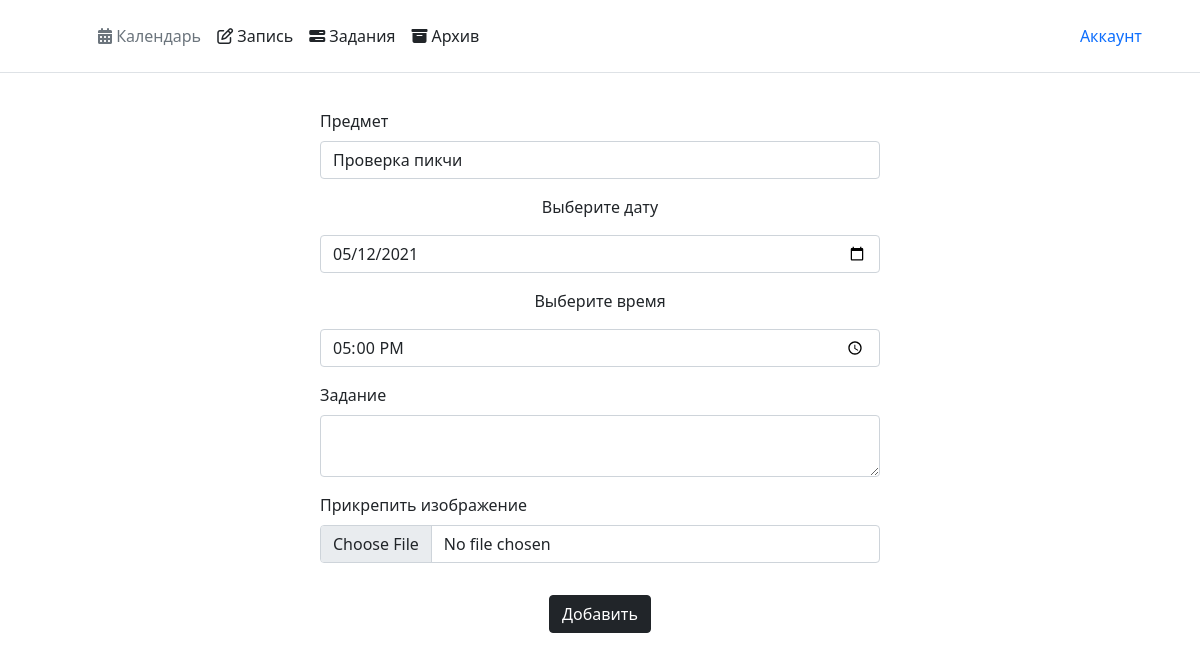
Screenshot of /edit/1 (signed in) with the database file from the repository.
### tables/user.py (models this page shows, shortened)
class Tables(SqlAlchemyBase):
    __tablename__ = 'homework'
    id = Column(Integer, primary_key=True, unique=True)
    owner_id = Column(Integer, ForeignKey('users.id'))
    day = Column(Date, nullable=False)
    time = Column(Time, nullable=False)
    title = Column(String, nullable=False)
    homework_text = Column(Text, nullable=True)  # Вы спросите, почему Homework_text а не просто text.
    homework_img = relationship('Image')  # Ответ прост - мы тупые
    completed = Column(Boolean, default=False)
    active = Column(Boolean, default=True)

### main.py (the view)
@app.route("/edit/<id>", methods=["GET", "POST"])
@login_required
def edit(id):
    db_sess = db_session.create_session()
    form = HomeworkForm()
    table = db_sess.query(Tables).get(id)
    if table and table.owner_id == current_user.id:
        if request.method == "GET":
            record = table
            return render_template("edit_homework.html", title="Редактирование", form=form,
                                   table=record)
        if request.method == "POST":
            record = db_sess.query(Tables).get(id)
            homework_edit(form, record, current_user)
            return redirect(f"/school_schedule/{id}")
    abort(403)

### forms/homework.py
class HomeworkForm(FlaskForm):
    title = StringField(validators=[DataRequired()])
    day = DateField(validators=[DataRequired()])
    time = TimeField(validators=[DataRequired()])
    text = TextAreaField()
    file = FileField('image')
    submit = SubmitField("Добавить")

### main.py (called while the page is built)
@login_manager.user_loader
def load_user(user_id):
    db_sess = db_session.create_session()
    user = db_sess.query(User).get(user_id)
    if user.is_ban:
        return
    return user

### tables/db_session.py (called while the page is built)
def create_session() -> Session:
    global __factory
    return __factory()

### templates/edit_homework.html
{% extends "main.html" %}
{% block content %}
    <form method="post" class="auto_form" enctype="multipart/form-data">
    <div class="mb-3">
        <label for="exampleFormControlInput1" class="form-label">Предмет</label>
        {{ form.title(class="form-control", autocomplete="off", placeholder="Название занятия", value=table.title) }}
    </div>
    <p>Выберите дату</p>
    <p>{{ form.day(class="form-control", type="date", value=table.day)}}</p>
    <p>Выберите время</p>
    <p>{{ form.time(class="form-control", type="time", value=table.time) }}</p>
    <div class="mb-3">
        <label for="exampleFormControlTextarea1" class="form-label">Задание</label>
        {{ form.text(class="form-control", type="text", value=table.homework_text)}}
    </div>
    <div class="mb-3">
        <label for="formFile" class="form-label">Прикрепить изображение</label>
        {{ form.file(class="form-control", type="file", accept="image/jpeg,image/png,image") }}
    </div>
    <div class="button_post">
        {{ form.submit(type="submit", class="btn btn-dark") }}
    </div>
</form>
{% endblock %}

### static/css/style.css (style rules this page uses)
p { text-align: center; }
.auto_form { margin-left: auto; margin-right: auto; max-width: 600px; padding: 20px; }
.button_post { text-align: center; margin-top: 2rem; margin-bottom: .5rem; }

### rows the page displays
Tables: title "Проверка пикчи", day "05/12/2021", time "17:00:00"
